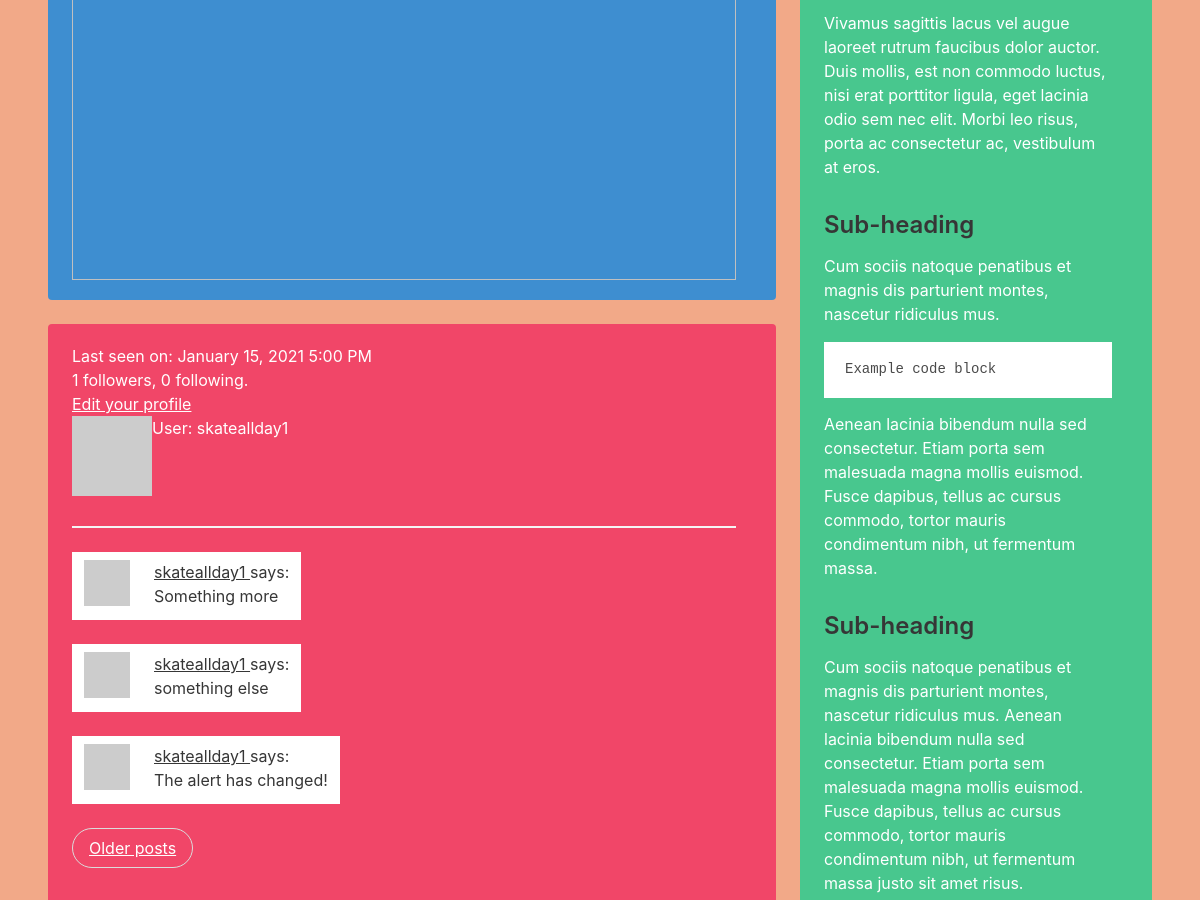
/user/skateallday1 (signed in, middle part), run on an earlier commit of the app's database.
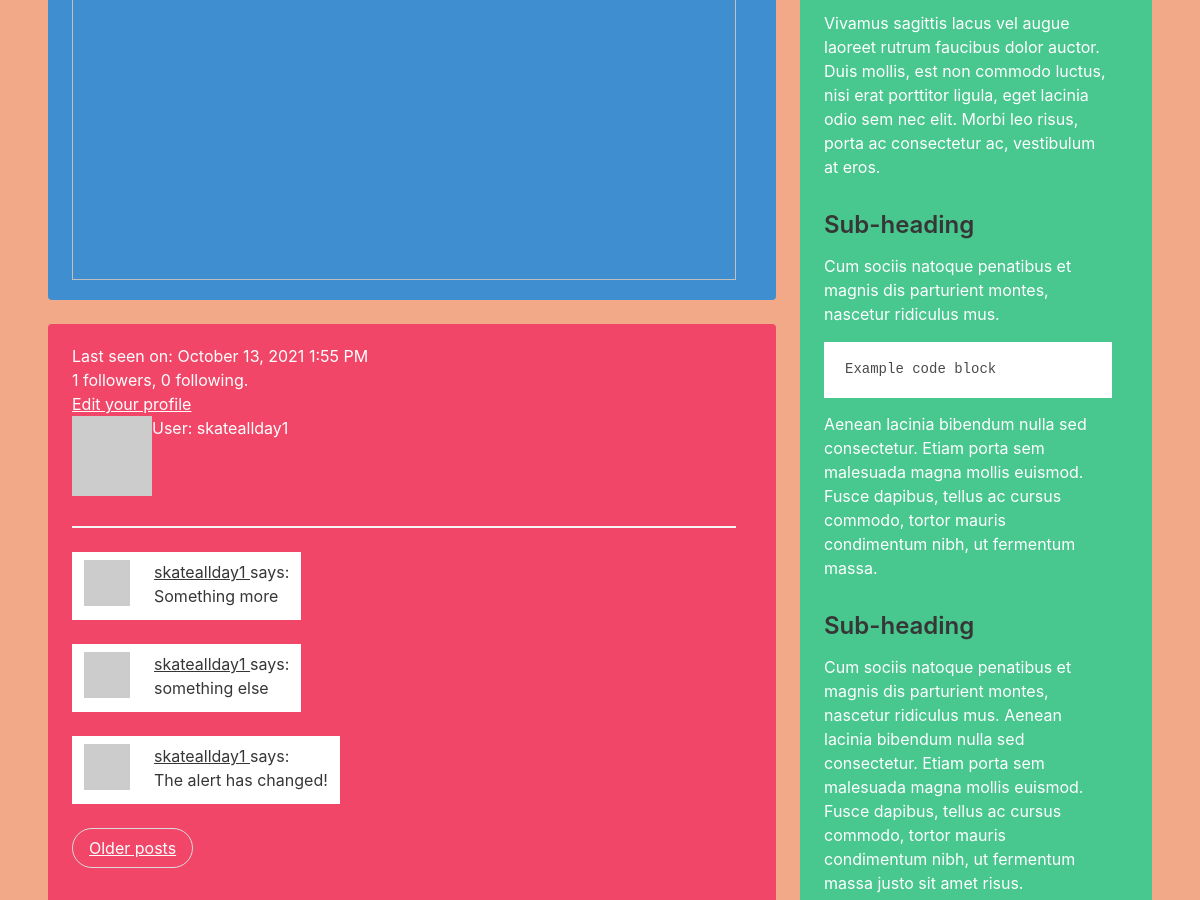
And on a later commit of the database.
### app/models.py (models this page shows, shortened)
class User(UserMixin, db.Model):
    id = db.Column(db.Integer, primary_key=True)
    username = db.Column(db.String(64), index=True, unique=True)
    email = db.Column(db.String(120), index=True, unique=True)
    password_hash = db.Column(db.String(128))
    posts = db.relationship('Post', backref='author', lazy='dynamic')
    about_me = db.Column(db.String(140))
    last_seen = db.Column(db.DateTime, default=datetime.utcnow)
    followed = db.relationship(
        'User', secondary=followers,
        primaryjoin=(followers.c.follower_id == id),
        secondaryjoin=(followers.c.followed_id == id),
        backref=db.backref('followers', lazy='dynamic'), lazy='dynamic')
    def avatar(self, size):
        digest = md5(self.email.lower().encode('utf-8')).hexdigest()
        return 'https://www.gravatar.com/avatar/{}?d=identicon&s={}'.format(
            digest, size)

class Post(db.Model):
    id = db.Column(db.Integer, primary_key=True)
    body = db.Column(db.String(140))
    timestamp = db.Column(db.DateTime, index=True, default=datetime.utcnow)
    user_id = db.Column(db.Integer, db.ForeignKey('user.id'))

### app/routes.py (the view)
@app.route('/user/<username>')
@login_required
def user(username):
        user = User.query.filter_by(username=username).first_or_404()
        page = request.args.get('page', 1, type=int)
        posts = user.posts.order_by(Post.timestamp.desc()).paginate(
                page, app.config['POST_PER_PAGE'], False)
        next_url = url_for('user', username = user.username, page=posts.next_num) \
                if posts.has_next else None
        prev_url = url_for('user', username = user.username, page=posts.prev_num) \
                if posts.has_prev else None
        form = EmptyForm()
        return render_template('user.html', user=user, posts=posts.items,
                                form=form, next_url=next_url, prev_url=prev_url)

### app/models.py (called while the page is built)
@login.user_loader
def load_user(id):
    return User.query.get(int(id))

### app/routes.py (called while the page is built)
@app.before_request
def before_request():
        if current_user.is_authenticated:
                current_user.last_seen = datetime.utcnow()
                db.session.commit()

### app/templates/user.html (shortened to what this page needs)
{% extends "template.html" %}
{% block content %}
    <table>
        <tr valign="top">
            <td><img src="{{user.avatar(128)}}"></td>
            <td><h1>User: {{ user.username }}</h1></td>
            {% if user.last_seen %}
                <p>Last seen on: {{ moment(user.last_seen).format('LLL') }}</p>
                {% endif %}
            <p>{{ user.followers.count() }} followers, {{ user.followed.count() }} following.</p>
            {% if user == current_user %}
            <p><a href="{{ url_for('edit_profile') }}">Edit your profile</a></p>
            {% endif %}
        </tr>
    </table>
    <hr>
    {% for post in posts %}
        {% include '_post.html' %}
    {% endfor %}
    <nav class="pagination is-rounded" role="navigation" aria-label="pagination">
        {% if next_url %}
        <a class="pagination-next" href="{{next_url}}">Older posts</a>
        {% endif %}
      </nav>
{% endblock %}

### app/templates/template.html (shortened to what this page needs)
<!doctype html>
<html>
<head>
        <link rel="stylesheet" href="https://cdn.jsdelivr.net/npm/bulma@0.9.3/css/bulma.min.css">
        <link href="{{url_for('static', filename='styles/styles.css')}}" rel="stylesheet">
      </head>
<body>
    <main id="main" role="main" >
          <section class="section">
          <div class="tile is-ancestor">
            <div class="tile is-vertical is-8">
              <div class="tile">
                <div class="tile is-parent is-vertical">
                  <article class="tile is-child notification is-info">
                    <figure class="image is-4by3">
                      <img src={{url_for('static', filename='images/whwPhoto.jpg')}}>
                    </figure>
                  </article>
                </div>
              </div>
              <div class="tile is-parent">
                <article class="tile is-child notification is-danger">
                    {% block content %}{% endblock %}
                </article>
              </div>
            </div>
            <div class="tile is-parent">
              <article class="tile is-child notification is-success">
                <div class="content">
                    {% include "blog.html"  %}
                </div>
              </article>
            </div>
          </div>
        </section>
        </main>
</body>
</html>

### app/templates/_post.html
<table class="table table-hover">
    <tr>
        <td width="70px">
            <a href="{{ url_for('user', username=post.author.username) }}">
                <img src="{{ post.author.avatar(70) }}" />
            </a>
        </td>
        <td>
            <a href="{{ url_for('user', username=post.author.username) }}">
                {{ post.author.username }}
            </a>
            says:
            <br>
            {{ post.body }}
        </td>
    </tr>
</table>

### app/templates/blog.html (shortened to what this page needs)
          <div class="blog-post">
            <p>Vivamus sagittis lacus vel augue laoreet rutrum faucibus dolor auctor. Duis mollis, est non commodo luctus, nisi erat porttitor ligula, eget lacinia odio sem nec elit. Morbi leo risus, porta ac consectetur ac, vestibulum at eros.</p>
            <h3>Sub-heading</h3>
            <p>Cum sociis natoque penatibus et magnis dis parturient montes, nascetur ridiculus mus.</p>
            <pre><code>Example code block</code></pre>
            <p>Aenean lacinia bibendum nulla sed consectetur. Etiam porta sem malesuada magna mollis euismod. Fusce dapibus, tellus ac cursus commodo, tortor mauris condimentum nibh, ut fermentum massa.</p>
            <h3>Sub-heading</h3>
            <p>Cum sociis natoque penatibus et magnis dis parturient montes, nascetur ridiculus mus. Aenean lacinia bibendum nulla sed consectetur. Etiam porta sem malesuada magna mollis euismod. Fusce dapibus, tellus ac cursus commodo, tortor mauris condimentum nibh, ut fermentum massa justo sit amet risus.</p>
          </div>

### app/static/styles/styles.css (style rules this page uses)
a:link { text-decoration: none; color:black; }
#main { background: #F2A988; padding-bottom: 30px; }

What changed in the data, as far as the page shows it:
changed User "skateallday1": last_seen "January 15, 2021 5:00 PM" → "October 13, 2021 1:55 PM"
